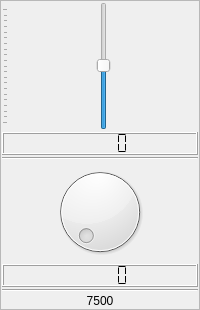
                     <widget class="QFrame" name="verticalFrame_27">
                      <property name="frameShape">
                       <enum>QFrame::StyledPanel</enum>
                      </property>
                      <layout class="QVBoxLayout" name="verticalLayout_29">
                       <property name="spacing">
                        <number>2</number>
                       </property>
                       <property name="leftMargin">
                        <number>1</number>
                       </property>
                       <property name="topMargin">
                        <number>1</number>
                       </property>
                       <property name="rightMargin">
                        <number>1</number>
                       </property>
                       <property name="bottomMargin">
                        <number>1</number>
                       </property>
                       <item>
                        <widget class="QSlider" name="eq_sld_26">
                         <property name="sizePolicy">
                          <sizepolicy hsizetype="Preferred" vsizetype="Expanding">
                           <horstretch>0</horstretch>
                           <verstretch>0</verstretch>
                          </sizepolicy>
                         </property>
                         <property name="minimumSize">
                          <size>
                           <width>0</width>
                           <height>128</height>
                          </size>
                         </property>
                         <property name="minimum">
                          <number>-300</number>
                         </property>
                         <property name="maximum">
                          <number>300</number>
                         </property>
                         <property name="singleStep">
                          <number>10</number>
                         </property>
                         <property name="value">
                          <number>1</number>
                         </property>
                         <property name="orientation">
                          <enum>Qt::Vertical</enum>
                         </property>
                         <property name="tickPosition">
                          <enum>QSlider::TicksAbove</enum>
                         </property>
                         <property name="tickInterval">
                          <number>30</number>
                         </property>
                        </widget>
                       </item>
                       <item>
                        <widget class="QLCDNumber" name="lcdNumber_97">
                         <property name="smallDecimalPoint">
                          <bool>true</bool>
                         </property>
                         <property name="segmentStyle">
                          <enum>QLCDNumber::Flat</enum>
                         </property>
                        </widget>
                       </item>
                       <item>
                        <widget class="Line" name="line_76">
                         <property name="orientation">
                          <enum>Qt::Horizontal</enum>
                         </property>
                        </widget>
                       </item>
                       <item>
                        <widget class="QDial" name="dial_26">
                         <property name="maximumSize">
                          <size>
                           <width>16777215</width>
                           <height>16777215</height>
                          </size>
                         </property>
                         <property name="minimum">
                          <number>1</number>
                         </property>
                         <property name="maximum">
                          <number>500</number>
                         </property>
                         <property name="singleStep">
                          <number>10</number>
                         </property>
                        </widget>
                       </item>
                       <item>
                        <widget class="QLCDNumber" name="lcdNumber_56">
                         <property name="smallDecimalPoint">
                          <bool>true</bool>
                         </property>
                         <property name="segmentStyle">
                          <enum>QLCDNumber::Flat</enum>
                         </property>
                        </widget>
                       </item>
                       <item>
                        <widget class="Line" name="line_35">
                         <property name="orientation">
                          <enum>Qt::Horizontal</enum>
                         </property>
                        </widget>
                       </item>
                       <item>
                        <widget class="QLabel" name="label_54">
                         <property name="text">
                          <string>7500</string>
                         </property>
                         <property name="scaledContents">
                          <bool>true</bool>
                         </property>
                         <property name="alignment">
                          <set>Qt::AlignCenter</set>
                         </property>
                        </widget>
                       </item>
                      </layout>
                     </widget>
